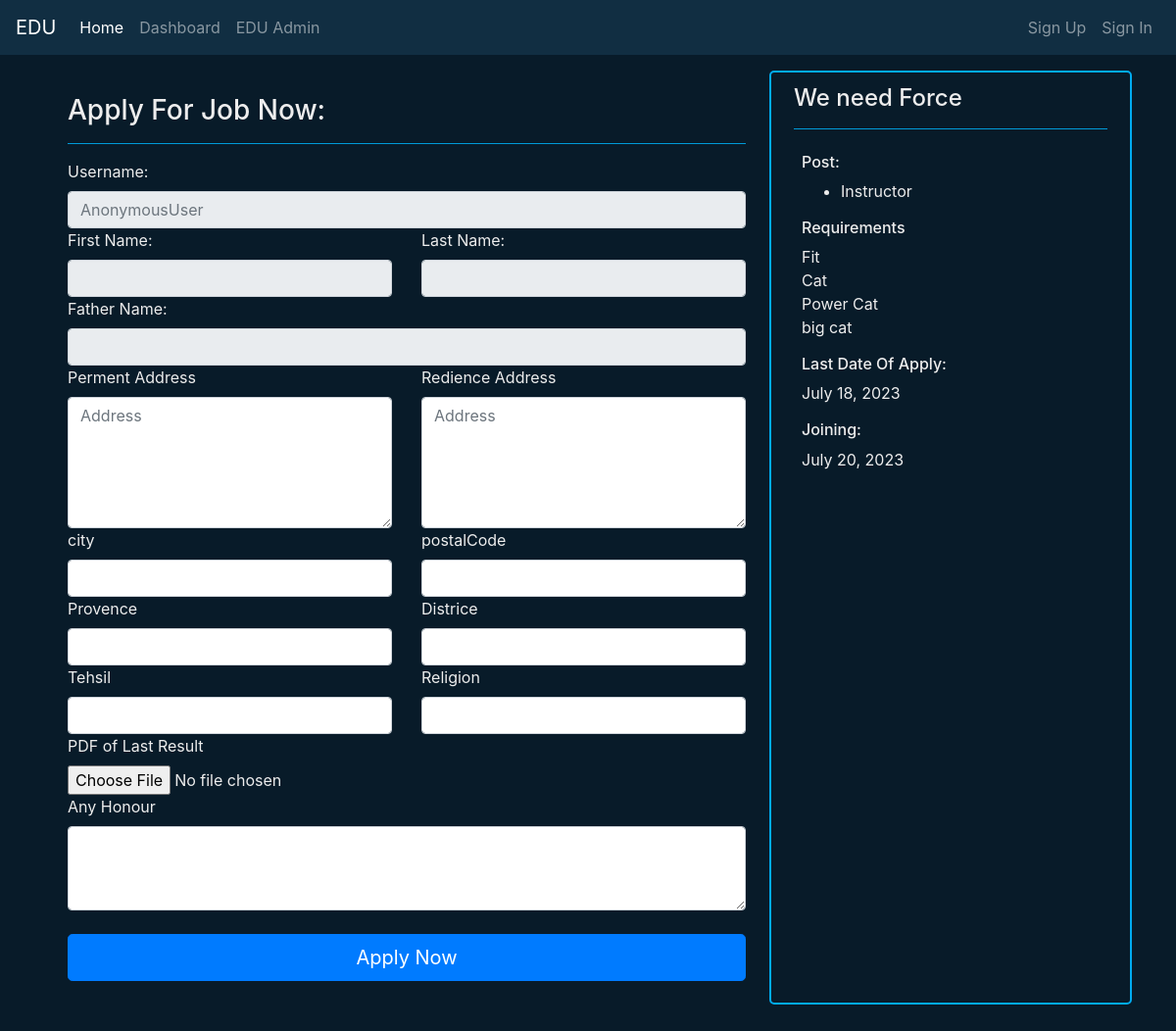
Page /edu/The_Meow_University6b5c9/1/job_cv/ on the committed database.
### edu_recruiter/models.py (models this page shows, shortened)
class jobRecruitry(models.Model):
    name = models.CharField(max_length=50)
    edu = models.ForeignKey(xEduInstitution, on_delete=models.CASCADE)
    forPost = models.ManyToManyField(eduRole,blank=True)
    requirements = models.TextField(blank=True,null=True)
    joining = models.DateField()
    lastDate = models.DateField()
    seats = models.IntegerField()
    dateOfcreation = models.DateField(default=timezone.now,editable=False)
    disable = models.BooleanField(default=False)
    ad = models.ImageField(upload_to=upload_path,blank=True,null=True)
    status = models.CharField(choices=STATUS_CHOICES, default=ONGOING, max_length=20)

### edu_stracture/models.py (models this page shows)
class eduRole(models.Model):
    edu = models.ForeignKey(xEduInstitution, on_delete=models.CASCADE)
    name = models.CharField(max_length=100)
    seats = models.IntegerField()
    dateOfcreation = models.DateField(default=timezone.now,editable=False)
    def __str__(self):
        return self.name

### edu_members/views.py (the view)
# urls.py: path('<int:pk>/job_cv/',CreateEmpolyJoinning.as_view(),name="empolyForm"),
class CreateEmpolyJoinning(admFormsView):
    model = jobCvForm
    form_class = JobAppliCvForm
    adm_Object = jobRecruitry
    template_name = 'members/empolyeesCvForm.html'

### edu_members/forms.py
class JobAppliCvForm(forms.ModelForm):
    class Meta:
        model = jobCvForm
        fields = ['postalCode','address1','address2','religion','provence',
                'city','Districe','Tehsil','anyHonorsAwards','cv']

### edu/models.py (called while the page is built)
    def __str__(self):
        return self.name

### edu_members/views.py (called while the page is built)
    def get(self,request,pk_key,pk):
        edu = get_object_or_404(xEduInstitution,pk_key=pk_key)
        adm = get_object_or_404(self.adm_Object,pk=pk)
        if request.user:
            form = self.form_class()
            return render(request,self.template_name,{'edu':edu,'adm':adm,'form':form})
        else:
            return redirect('eduD', pk_key)

### templates/members/empolyeesCvForm.html (shortened to what this page needs)
{% extends 'base.html' %}
{% block contx %}
<div class="container bg-fst  ">
    <div class="row ">
        <div class="col-md-8 p-4 txt-clr ">
            <h3>Apply For Job Now:</h3>
            <hr class="main-bg">
            <form method="POST" , enctype="multipart/form-data" ,action="">
                <div class="row g-3">
                    <div class="col-12">
                        <div class="fieldWrapper">
                            <label  class="form-label">Username:</label><br>
                            <input type="text" class="form-control"  placeholder="{{request.user}}" readonly>
                        </div>
                    </div>
                    <div class="col-md-6">
                        <div class="fieldWrapper">
                            <label  class="form-label">First Name:</label><br>
                            <input type="text" class="form-control"  placeholder="{{request.user.genuser.first_name}}" readonly>
                        </div>
                    </div>
                    <div class="col-md-6">
                        <div class="fieldWrapper">
                            <label  class="form-label">Last Name:</label><br>
                            <input type="text" class="form-control"  placeholder="{{request.user.genuser.last_name}}" readonly>
                        </div>
                    </div>
                    <div class="col-12">
                        <div class="fieldWrapper">
                            <label  class="form-label">Father Name:</label><br>
                            <input type="text" class="form-control"  placeholder="{{request.user.genuser.father_name}}" readonly>
                        </div>
                    </div>
                    <div class="col-md-6">
                        <div class="fieldWrapper">
                            <label for="{{ form.address1.id_for_label }}" class="form-label">Perment Address</label><br>
                            <textarea class="form-control" id=" address1 " rows="5" placeholder="Address" name="address1" ></textarea>
                        </div>
                    </div>
                    <div class="col-md-6">
                        <div class="fieldWrapper">
                            <label for="{{ form.address2.id_for_label }}" class="form-label">Redience Address</label><br>
                            <textarea class="form-control" id=" address2 " rows="5" placeholder="Address" name="address2" ></textarea>
                        </div>
                    </div>
                    <div class="col-md-6">
                        <div class="fieldWrapper">
                            <label for="{{ form.city.id_for_label }}" class="form-label">city</label><br>
                            <input type="text" class="form-control" id="city"  name="city"  >
                        </div>
                    </div>
                    <div class="col-md-6">
                        <div class="fieldWrapper">
                            <label for="{{ form.postalCode.id_for_label }}" class="form-label">postalCode</label><br>
                            <input type="text" class="form-control" id=" postalCode "  name="postalCode"  >
                        </div>
                    </div>
                    <div class="col-md-6">
                        <div class="fieldWrapper">
                            <label for="{{ form.provence.id_for_label }}" class="form-label">Provence</label><br>
                            <input type="text" class="form-control" id=" provence "  name="provence"  >
                        </div>
                    </div>
                    <div class="col-md-6">
                        <div class="fieldWrapper">
                            <label for="{{ form.Districe.id_for_label }}" class="form-label">Districe</label><br>
                            <input type="text" class="form-control" id=" Districe "  name="Districe"  >
                        </div>
                    </div>
                    <div class="col-md-6">
                        <div class="fieldWrapper">
                            <label for="{{ form.Tehsil.id_for_label }}" class="form-label">Tehsil</label><br>
                            <input type="text" class="form-control" id=" Tehsil "  name="Tehsil"  >
                        </div>
                    </div>
                    <div class="col-md-6">
                        <div class="fieldWrapper">
                            <label for="{{ form.religion.id_for_label }}" class="form-label">Religion</label><br>
                            <input type="text" class="form-control" id=" religion "  name="religion"  >
                        </div>
                    </div>
                    <div class="col-md-6">
                        <div class="fieldWrapper">
                            <label for="{{ form.cv.id_for_label }}" class="form-label">PDF of Last Result</label><br>
                            {{form.cv}}
                        </div>
                    </div>
                    <div class="col-12">
                        <div class="fieldWrapper">
                            <label for="{{ form.anyHonorsAwards.id_for_label }}" class="form-label">Any Honour</label><br>
                            <textarea class="form-control" id=" anyHonorsAwards " rows="3"  name="anyHonorsAwards" ></textarea>
                        </div>
                    </div>
                </div>
                <br>
                <button class="w-100 btn btn-primary btn-lg" type="submit">Apply Now</button>
                </form>
        </div>
        <div class="col-md-4 cs-card">
            <div class="p-2">
                <h4>{{adm.name}}</h4>
                <hr class="main-bg">
                <div class="p-2">
                    <h6>Post:</h6>
                    <ul>
                        {% for acrs in adm.forPost.all %}
                        <li>{{acrs}}</li>
                        {% endfor %}
                    </ul>
                    <h6>Requirements</h6>
                    {{adm.requirements|linebreaksbr|safe}}
                    <p><h6>Last Date Of Apply:</h6> {{adm.lastDate}}</p>
                    <p><h6>Joining:</h6> {{adm.joining}}</p>
                </div>
            </div>
        </div>
    </div>
</div>
<br>
{% endblock contx %}

### static/css/main.css (style rules this page uses)
:root { --bg-color:#081b29; --second-bg-color:#112e42; --text-color:#ededed; --main-color:#00abf0; }
html { overflow-x:hidden ; }
body { background-color: var(--bg-color) !important ; }
.bg-fst { background-color:var(--bg-color) !important; }
.txt-clr { color: var(--text-color) !important; }
.main-bg { background-color:var(--main-color) !important; }
.cs-card { background-color: var(--bg-color) !important; color: var(--text-color) !important; border: 2px solid var(--main-color) !important; border-radius: 5px !important; min-height: 45px; padding: 4px; }

### rows in the picture
jobRecruitry: name "We need Force", requirements "Fit Cat Power Cat big cat", lastDate "July 18, 2023", joining "July 20, 2023"
eduRole: name "Instructor"
